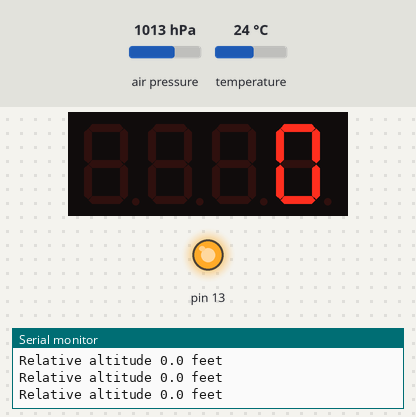
This sketch was run on a simulated Arduino Uno, built with avr-gcc and run on an emulated ATmega328P. On the bench: 4-digit seven-segment display, output pins drawn as LEDs (lit = HIGH), the last lines printed to the serial monitor. The test bench sets the inputs (shaded band); at power-on: air pressure 1013 hPa, temperature 24 °C.

Above: at 2.2 s.
2.3 s: air pressure set to 952 hPa
At 2.6 s:
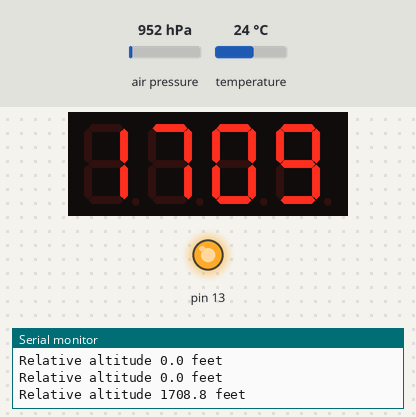
Timing chart, 0 to 5.3 s (numbered marks = the images above; inputs shaded):
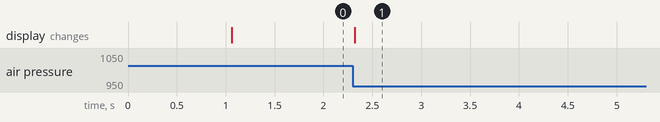

The sketch:

Max_Altitude_Display_BMP_180.ino
```cpp
// Finds and displays the maximum altitude on display (in FEET)

#include <SFE_BMP180.h>
#include <Wire.h>
#include "SevSeg.h"
#include <SevSeg.h>


unsigned long previousMillis = 0;
int currentAltitude;
int maxAltitude = 0;
char tempStringMaximum[10];

SFE_BMP180 sensor;
SevSeg myDisplay;
double baseline;

void setup()
{
  Serial.begin(9600);
  pinMode(13, OUTPUT);

  if(sensor.begin()){ // if connected succesfuly pin 13 LED will turn on
    Serial.println("Connected Succesfully to the BMP 180!");
    digitalWrite(13,HIGH);
  }
  else
    while(true); // DID NOT INITIALIZE RIGHT GREEN LIGHT IS OFF and LOOP FOREVER

  displaySetup(); //set up display
  delay(500);
  baseline = getPressure(); //get baseline pressure
  delay(500);
  currentAltitude = getAndRecordData(); // get first altitude measurement
}

void loop()
{
  // grab the current time in milliseconds
  unsigned long currentMillis = millis();
  // convert the double to a string that the display can read
  sprintf(tempStringMaximum, "%4d", maxAltitude);
  // write the current maximum altitude to display
  myDisplay.DisplayString(tempStringMaximum,0);
  // grab the new altitude every 300 milliseconds
  if(currentMillis - previousMillis > 300 ) {
    //get the current altitude from the pressure sensor
    currentAltitude = getAndRecordData();
    // if the current altitude is grater than our previously recorded maximum, set the current altitude as the new maximum
    if(currentAltitude > maxAltitude){
      maxAltitude = currentAltitude;
    }
    // reset the timer
    previousMillis = currentMillis;
  }
}

int getAndRecordData(){ // returns altitude in feet
  double a,P;
  P = getPressure();
  // convert pressure to feet considering baseline
  a = (sensor.altitude(P,baseline) * 3.28084) ;
  Serial.print("Relative altitude ");
  Serial.print(a,1);
  Serial.println(" feet");
  int i = a + 0.5; // convert float to rounded out intiger
  return(i);
}

double getPressure()
{
  char status;
  double T,P,p0,a;

  // You must first get a temperature measurement to perform a sensor reading.

  // Start a temperature measurement:
  // If request is successful, the number of ms to wait is returned.
  // If request is unsuccessful, 0 is returned.

  status = sensor.startTemperature();
  if (status != 0)
  {
    // Wait for the measurement to complete:

    delay(status);

    // Retrieve the completed temperature measurement:
    // Note that the measurement is stored in the variable T.
    // Use '&T' to provide the address of T to the function.
    // Function returns 1 if successful, 0 if failure.

    status = sensor.getTemperature(T);
    if (status != 0)
    {
      // Start a sensor measurement:
      // The parameter is the oversampling setting, from 0 to 3 (highest res, longest wait).
      // If request is successful, the number of ms to wait is returned.
      // If request is unsuccessful, 0 is returned.

      status = sensor.startPressure(3);
      if (status != 0)
      {
        // Wait for the measurement to complete:
        delay(status);

        // Retrieve the completed sensor measurement:
        // Note that the measurement is stored in the variable P.
        // Use '&P' to provide the address of P.
        // Note also that the function requires the previous temperature measurement (T).
        // (If temperature is stable, you can do one temperature measurement for a number of sensor measurements.)
        // Function returns 1 if successful, 0 if failure.

        status = sensor.getPressure(P,T);
        if (status != 0)
        {
          return(P);
        }
        else Serial.println("error retrieving sensor measurement\n");
      }
      else Serial.println("error starting sensor measurement\n");
    }
    else Serial.println("error retrieving temperature measurement\n");
  }
  else Serial.println("error starting temperature measurement\n");
}

void displaySetup(){
  int displayType = COMMON_CATHODE; //Your display is either common cathode or common anode

  //This pinout is for a bubble dispaly
  //Declare what pins are connected to the GND pins (cathodes)
  int digit1 = 8; //Pin 1
  int digit2 = 5; //Pin 10
  int digit3 = 11; //Pin 4
  int digit4 = 16; //Pin 6

    //Declare what pins are connected to the segments (anodes)
  int segA = 14; //Pin 12
  int segB = 6; //Pin 11
  int segC = 10; //Pin 3
  int segD = 3; //Pin 8
  int segE = 9; //Pin 2
  int segF = 4; //Pin 9
  int segG = 15; //Pin 7
  int segDP= 12; //Pin 5

  int numberOfDigits = 4; //Do you have a 1, 2 or 4 digit display?

  myDisplay.Begin(displayType, numberOfDigits, digit1, digit2, digit3, digit4, segA, segB, segC, segD, segE, segF, segG, segDP);

  myDisplay.SetBrightness(100); //Set the display to 100% brightness level

}
```

Measured:
- after the input at 2.3 s, the display: changes at once (image 1)
